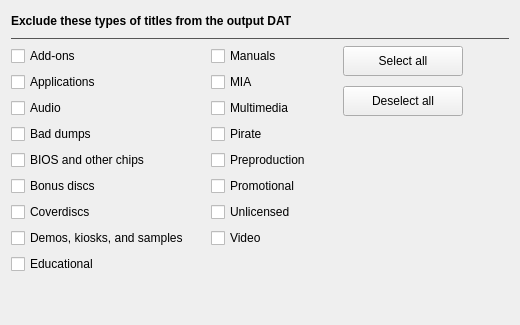
                   <widget class="QWidget" name="tabGlobalExclusions">
                    <attribute name="title">
                     <string>Exclusions</string>
                    </attribute>
                    <layout class="QVBoxLayout" name="verticalLayout_10">
                     <item>
                      <layout class="QGridLayout" name="gridLayoutGlobalExclusions">
                       <item row="6" column="0">
                        <widget class="QCheckBox" name="checkBoxGlobalExcludeBadDumps">
                         <property name="toolTip">
                          <string>Exclude titles marked as bad dumps with a [b] in the name</string>
                         </property>
                         <property name="text">
                          <string>Bad dumps</string>
                         </property>
                        </widget>
                       </item>
                       <item row="6" column="2">
                        <widget class="QCheckBox" name="checkBoxGlobalExcludePirate">
                         <property name="toolTip">
                          <string>Exclude titles with &quot;(Pirate)&quot; in the name</string>
                         </property>
                         <property name="text">
                          <string>Pirate</string>
                         </property>
                        </widget>
                       </item>
                       <item row="5" column="0">
                        <widget class="QCheckBox" name="checkBoxGlobalExcludeAudio">
                         <property name="toolTip">
                          <string>Exclude titles with the DAT category &quot;Audio&quot;

These might be used as soundtracks by games</string>
                         </property>
                         <property name="text">
                          <string>Audio</string>
                         </property>
                        </widget>
                       </item>
                       <item row="8" column="0">
                        <widget class="QCheckBox" name="checkBoxGlobalExcludeBonusDiscs">
                         <property name="toolTip">
                          <string>Exclude titles with the DAT category &quot;Bonus Discs&quot;

These could be anything other than the main title content, like
patches, manuals, collector discs, or otherwise</string>
                         </property>
                         <property name="text">
                          <string>Bonus discs</string>
                         </property>
                        </widget>
                       </item>
                       <item row="3" column="2">
                        <widget class="QCheckBox" name="checkBoxGlobalExcludeManuals">
                         <property name="toolTip">
                          <string>Exclude titles with &quot;(Manual)&quot; in the name</string>
                         </property>
                         <property name="text">
                          <string>Manuals</string>
                         </property>
                        </widget>
                       </item>
                       <item row="2" column="0" colspan="6">
                        <widget class="Line" name="lineGlobalExclude">
                         <property name="palette">
                          <palette>
                           <active>
                            <colorrole role="WindowText">
                             <brush brushstyle="SolidPattern">
                              <color alpha="255">
                               <red>85</red>
                               <green>85</green>
                               <blue>85</blue>
                              </color>
                             </brush>
                            </colorrole>
                           </active>
                           <inactive>
                            <colorrole role="WindowText">
                             <brush brushstyle="SolidPattern">
                              <color alpha="255">
                               <red>85</red>
                               <green>85</green>
                               <blue>85</blue>
                              </color>
                             </brush>
                            </colorrole>
                           </inactive>
                           <disabled>
                            <colorrole role="WindowText">
                             <brush brushstyle="SolidPattern">
                              <color alpha="255">
                               <red>120</red>
                               <green>120</green>
                               <blue>120</blue>
                              </color>
                             </brush>
                            </colorrole>
                           </disabled>
                          </palette>
                         </property>
                         <property name="frameShadow">
                          <enum>QFrame::Plain</enum>
                         </property>
                         <property name="orientation">
                          <enum>Qt::Horizontal</enum>
                         </property>
                        </widget>
                       </item>
                       <item row="5" column="2">
                        <widget class="QCheckBox" name="checkBoxGlobalExcludeMultimedia">
                         <property name="toolTip">
                          <string>Exclude titles with the DAT category &quot;Multimedia&quot;

These might include games</string>
                         </property>
                         <property name="text">
                          <string>Multimedia</string>
                         </property>
                        </widget>
                       </item>
                       <item row="7" column="3">
                        <spacer name="horizontalSpacerGlobalExclude_3">
                         <property name="orientation">
                          <enum>Qt::Horizontal</enum>
                         </property>
                         <property name="sizeType">
                          <enum>QSizePolicy::Fixed</enum>
                         </property>
                         <property name="sizeHint" stdset="0">
                          <size>
                           <width>20</width>
                           <height>20</height>
                          </size>
                         </property>
                        </spacer>
                       </item>
                       <item row="7" column="0">
                        <widget class="QCheckBox" name="checkBoxGlobalExcludeBIOS">
                         <property name="toolTip">
                          <string>Exclude titles with the DAT category &quot;Console&quot; or with the following text
in the name:

• [BIOS]
• (Enhancement Chip)</string>
                         </property>
                         <property name="text">
                          <string>BIOS and other chips</string>
                         </property>
                        </widget>
                       </item>
                       <item row="4" column="2">
                        <widget class="QCheckBox" name="checkBoxGlobalExcludeMIA">
                         <property name="toolTip">
                          <string>Titles or ROMs declared as missing in action in the clone lists or DAT files.</string>
                         </property>
                         <property name="text">
                          <string>MIA</string>
                         </property>
                        </widget>
                       </item>
                       <item row="3" column="0">
                        <widget class="QCheckBox" name="checkBoxGlobalExcludeAddOns">
                         <property name="toolTip">
                          <string>Exclude titles with the DAT category &quot;Add-Ons&quot;, which includes
expansion packs and additional materials for titles</string>
                         </property>
                         <property name="text">
                          <string>Add-ons</string>
                         </property>
                        </widget>
                       </item>
                       <item row="3" column="5">
                        <spacer name="horizontalSpacerGlobalExclude_1">
                         <property name="orientation">
                          <enum>Qt::Horizontal</enum>
                         </property>
                         <property name="sizeHint" stdset="0">
                          <size>
                           <width>40</width>
                           <height>20</height>
                          </size>
                         </property>
                        </spacer>
                       </item>
                       <item row="12" column="0">
                        <spacer name="verticalSpacerGlobalExclude_2">
                         <property name="orientation">
                          <enum>Qt::Vertical</enum>
                         </property>
                         <property name="sizeHint" stdset="0">
                          <size>
                           <width>20</width>
                           <height>40</height>
                          </size>
                         </property>
                        </spacer>
                       </item>
                       <item row="9" column="2">
                        <widget class="QCheckBox" name="checkBoxGlobalExcludeUnlicensed">
                         <property name="toolTip">
                          <string>Exclude titles unauthorized by console manufacturers, marked by the
following text in the name:

• (Unl)
• (Aftermarket)
• (Homebrew)</string>
                         </property>
                         <property name="text">
                          <string>Unlicensed</string>
                         </property>
                        </widget>
                       </item>
                       <item row="10" column="2">
                        <widget class="QCheckBox" name="checkBoxGlobalExcludeVideo">
                         <property name="toolTip">
                          <string>Exclude titles with the DAT category &quot;Video&quot;</string>
                         </property>
                         <property name="text">
                          <string>Video</string>
                         </property>
                        </widget>
                       </item>
                       <item row="8" column="2">
                        <widget class="QCheckBox" name="checkBoxGlobalExcludePromotional">
                         <property name="toolTip">
                          <string>Exclude titles with the DAT category &quot;Promotional&quot; or with the
following text in the name:

• (Promo)
• EPK
• Press Kit</string>
                         </property>
                         <property name="text">
                          <string>Promotional</string>
                         </property>
                        </widget>
                       </item>
                       <item row="10" column="0">
                        <widget class="QCheckBox" name="checkBoxGlobalExcludeDemos">
                         <property name="toolTip">
                          <string>Exclude titles with the DAT category &quot;Demos&quot; or with the following
text in the name:

• @barai
• (Demo [1-9])
• (Demo-CD)
• (GameCube Preview)
• (Kiosk *|* Kiosk)
• (Preview)
• Kiosk Demo Disc
• PS2 Kiosk
• PSP System Kiosk
• Sample
• Taikenban
• Trial Edition</string>
                         </property>
                         <property name="text">
                          <string>Demos, kiosks, and samples</string>
                         </property>
                        </widget>
                       </item>
                       <item row="4" column="0">
                        <widget class="QCheckBox" name="checkBoxGlobalExcludeApplications">
                         <property name="toolTip">
                          <string>Exclude titles with the DAT category &quot;Applications&quot; or with the following
text in the name:

•  (Program)
•  (Test Program)
•  Check Program
•  Sample Program</string>
                         </property>
                         <property name="text">
                          <string>Applications</string>
                         </property>
                        </widget>
                       </item>
                       <item row="9" column="0">
                        <widget class="QCheckBox" name="checkBoxGlobalExcludeCoverdiscs">
                         <property name="toolTip">
                          <string>Exclude titles with the DAT category &quot;Coverdiscs&quot;

These were discs that were attached to the front of magazines, and
could contain demos, or rarely, full games</string>
                         </property>
                         <property name="text">
                          <string>Coverdiscs</string>
                         </property>
                        </widget>
                       </item>
                       <item row="7" column="2">
                        <widget class="QCheckBox" name="checkBoxGlobalExcludePreproduction">
                         <property name="toolTip">
                          <string>Exclude titles with the DAT category &quot;Preproduction&quot; or with the
following text in the name:

• (Alpha [0-99])
• (Beta [0-99])
• (Pre-Production)
• (Possible Proto)
• (Proto [0-99])
• (Review Code)</string>
                         </property>
                         <property name="text">
                          <string>Preproduction</string>
                         </property>
                        </widget>
                       </item>
                       <item row="1" column="0" colspan="6">
                        <widget class="QLabel" name="labelGlobalExclude">
                         <property name="minimumSize">
                          <size>
                           <width>0</width>
                           <height>20</height>
                          </size>
                         </property>
                         <property name="font">
                          <font>
                           <family>Segoe UI</family>
                           <bold>true</bold>
                          </font>
                         </property>
                         <property name="text">
                          <string>Exclude these types of titles from the output DAT</string>
                         </property>
                         <property name="textInteractionFlags">
                          <set>Qt::NoTextInteraction</set>
                         </property>
                        </widget>
                       </item>
                       <item row="7" column="1">
                        <spacer name="horizontalSpacerGlobalExclude_2">
                         <property name="orientation">
                          <enum>Qt::Horizontal</enum>
                         </property>
                         <property name="sizeType">
                          <enum>QSizePolicy::Fixed</enum>
                         </property>
                         <property name="sizeHint" stdset="0">
                          <size>
                           <width>10</width>
                           <height>20</height>
                          </size>
                         </property>
                        </spacer>
                       </item>
                       <item row="11" column="0">
                        <widget class="QCheckBox" name="checkBoxGlobalExcludeEducational">
                         <property name="toolTip">
                          <string>Exclude titles with the DAT category &quot;Educational&quot;</string>
                         </property>
                         <property name="text">
                          <string>Educational</string>
                         </property>
                        </widget>
                       </item>
                       <item row="3" column="4" rowspan="4">
                        <widget class="QFrame" name="frameGlobalExcludeSelectButtons">
                         <property name="sizePolicy">
                          <sizepolicy hsizetype="Fixed" vsizetype="Expanding">
                           <horstretch>0</horstretch>
                           <verstretch>0</verstretch>
                          </sizepolicy>
                         </property>
                         <property name="minimumSize">
                          <size>
                           <width>120</width>
                           <height>80</height>
                          </size>
                         </property>
                         <property name="frameShape">
                          <enum>QFrame::NoFrame</enum>
                         </property>
                         <property name="frameShadow">
                          <enum>QFrame::Plain</enum>
                         </property>
                         <property name="lineWidth">
                          <number>0</number>
                         </property>
                         <layout class="QVBoxLayout" name="verticalLayout_19">
                          <property name="spacing">
                           <number>10</number>
                          </property>
                          <property name="leftMargin">
                           <number>0</number>
                          </property>
                          <property name="topMargin">
                           <number>0</number>
                          </property>
                          <property name="rightMargin">
                           <number>0</number>
                          </property>
                          <property name="bottomMargin">
                           <number>0</number>
                          </property>
                          <item>
                           <widget class="QPushButton" name="buttonGlobalSelectAllExclude">
                            <property name="minimumSize">
                             <size>
                              <width>0</width>
                              <height>30</height>
                             </size>
                            </property>
                            <property name="toolTip">
                             <string>Select all title types</string>
                            </property>
                            <property name="text">
                             <string>Select all</string>
                            </property>
                           </widget>
                          </item>
                          <item>
                           <widget class="QPushButton" name="buttonGlobalDeselectAllExclude">
                            <property name="minimumSize">
                             <size>
                              <width>0</width>
                              <height>30</height>
                             </size>
                            </property>
                            <property name="toolTip">
                             <string>Deselect all title types</string>
                            </property>
                            <property name="text">
                             <string>Deselect all</string>
                            </property>
                           </widget>
                          </item>
                          <item>
                           <spacer name="verticalSpacerGlobalExclude_1">
                            <property name="orientation">
                             <enum>Qt::Vertical</enum>
                            </property>
                            <property name="sizeHint" stdset="0">
                             <size>
                              <width>20</width>
                              <height>40</height>
                             </size>
                            </property>
                           </spacer>
                          </item>
                         </layout>
                        </widget>
                       </item>
                      </layout>
                     </item>
                    </layout>
                   </widget>
